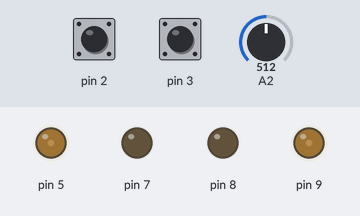
This sketch was run on a simulated Arduino Uno, built with avr-gcc and run on an emulated ATmega328P. On the bench: output pins drawn as LEDs (lit = HIGH). Inputs (shaded band) come from the test bench; at power-on: A2 = 512, pin 2 HIGH, pin 3 HIGH.

Above: at 1.2 s.
1.3 s: A2 set to 306
At 2.3 s:
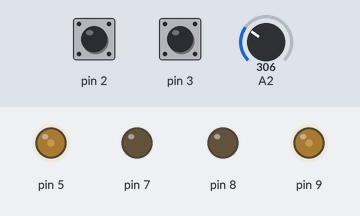
2.8 s: pin 2 pulled LOW for 0.15 s
At 2.87 s:
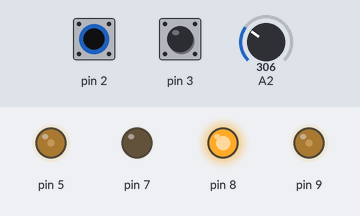
4.4 s: pin 3 pulled LOW for 0.15 s
At 5.4 s:
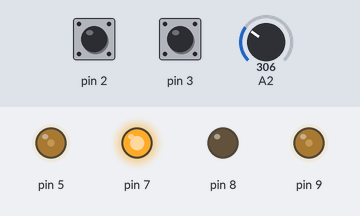
6.0 s: A2 set to 511
At 7.1 s:
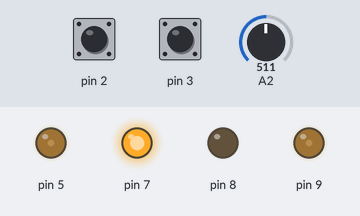
7.5 s: pin 2 pulled LOW for 1 s
At 8.2 s:
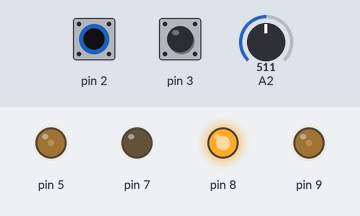
10.0 s: pin 3 pulled LOW for 1 s
At 10.8 s:
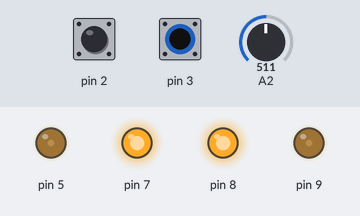
Timing chart, 0 to 13.0 s (numbered marks = the images above; inputs shaded):
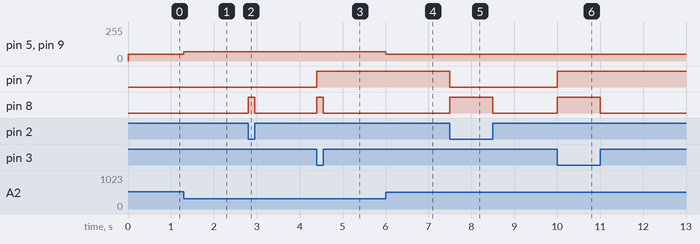

The sketch:

only_axis_car.ino
```cpp
int CHWM;
void setup() {
    TCCR1B = TCCR1B & 0b11111000 | 1;
    TCCR0B = (TCCR0B & 0b11111000) | 2;
     pinMode(8,OUTPUT);//轴向小车电源通断输出口 // put your setup code here, to run once:
     pinMode(7,OUTPUT);//正反转输出口
     pinMode(9,OUTPUT);//PWM波输出口
     pinMode(5,OUTPUT);//PWM波输出口
     pinMode(2,INPUT_PULLUP);//正转输入
     pinMode(3,INPUT_PULLUP);//反转输入
     pinMode(A2,INPUT);//DSC08速度控制
}

void loop() {
    CHWM=map(analogRead(A2),0,1020,100,0);//获取轴动小车的PWM信号
     analogWrite(9,CHWM);//轴向小车PWM输出
      analogWrite(5,CHWM);//轴向小车PWM输出

    if(digitalRead(2)==0&digitalRead(3)==1){
              digitalWrite(8,1);
              digitalWrite(7,0);
          }
           if(digitalRead(3)==0&digitalRead(2)==1){
              digitalWrite(8,1);
              digitalWrite(7,1);
          }
          if(digitalRead(3)==0&digitalRead(2)==0){
              digitalWrite(8,0);
          }
           if(digitalRead(3)==1&digitalRead(2)==1){
              digitalWrite(8,0);
            }
}
```

Measured:
- after the input at 1.3 s, pin 5, pin 9: 50/255 → 70/255 at once
- after the input at 2.8 s, pin 8: LOW → HIGH at once, → LOW 0.15 s later
- after the input at 4.4 s, pin 7: LOW → HIGH at once; pin 8: LOW → HIGH at once, → LOW 0.15 s later
- after the input at 6.0 s, pin 5, pin 9: 70/255 → 50/255 at once
- after the input at 7.5 s, pin 7: HIGH → LOW at once; pin 8: LOW → HIGH at once, → LOW 1.0 s later
- after the input at 10.0 s, pin 7: LOW → HIGH at once; pin 8: LOW → HIGH at once, → LOW 1.0 s later
